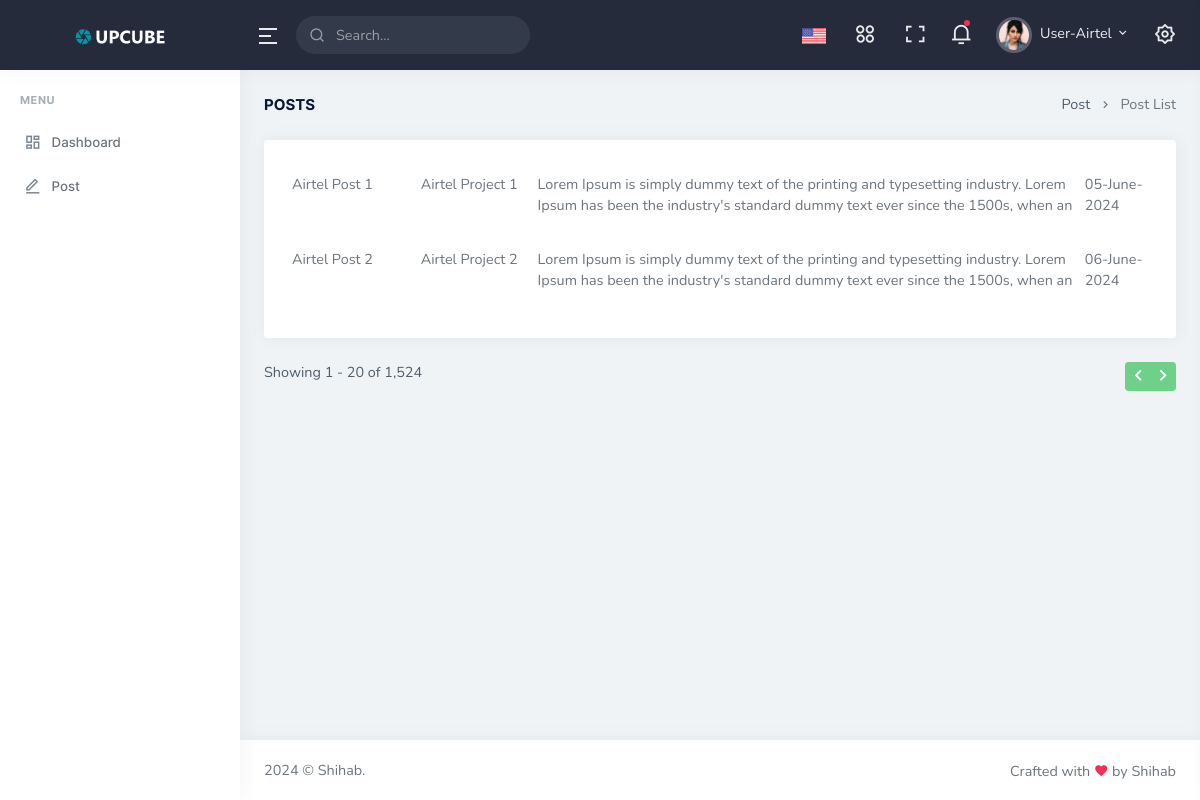
The page /user-view-post.php (signed in) on the database as committed earlier.
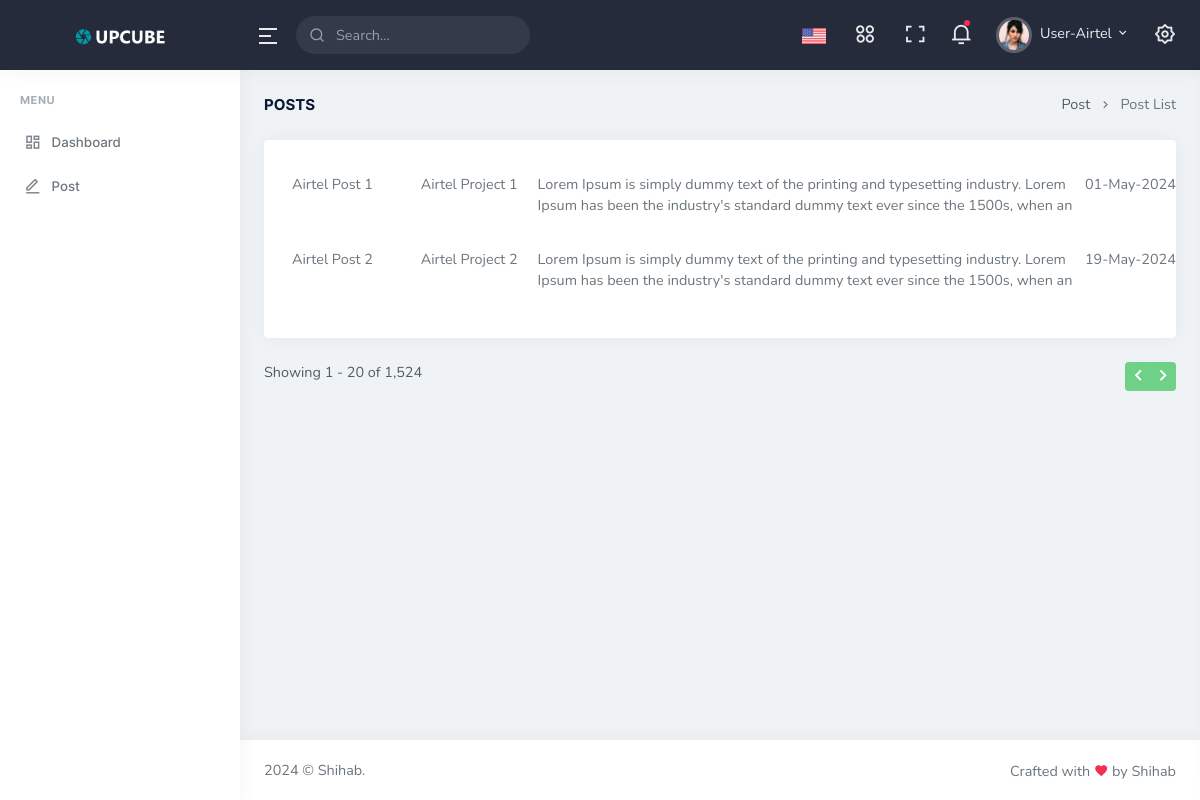
The same page on the database as committed later.
### tables this page shows
CREATE TABLE `posts` (
  `post_id` int(6) NOT NULL,
  `post_title` varchar(50) NOT NULL,
  `project_name` varchar(100) NOT NULL,
  `post_details` varchar(255) NOT NULL,
  `post_by` int(5) NOT NULL,
  `created_at` datetime NOT NULL DEFAULT current_timestamp()
);

### includes/helper-func.php (called while the page is built, shortened)
<?php
function getPostList($orgId, $conn) {
    if ($orgId == null) {
        $sql = "SELECT * FROM posts";
        $result = mysqli_query($conn, $sql);
        return $result;
    }
    else {
        $sql = "SELECT *, DATE_FORMAT(created_at, '%d-%M-%Y') AS post_date FROM posts WHERE post_by = $orgId";
        $result = mysqli_query($conn, $sql);
        return $result;
    }
}

### user-view-post.php (the view)
<?php
include 'includes/header-user.php';
?>
<div class="container-fluid">
    <div class="row">
    <div class="col-12">
        <div class="page-title-box d-sm-flex align-items-center justify-content-between">
            <h4 class="mb-sm-0">Posts</h4>
            <div class="page-title-right">
                <ol class="breadcrumb m-0">
                    <li class="breadcrumb-item"><a href="javascript: void(0);">Post</a></li>
                    <li class="breadcrumb-item active">Post List</li>
                </ol>
            </div>
        </div>
    </div>
</div>
<div class="row">
    <div class="col-12">
        <div class="email-rightbar m-0 mb-3">
            <div class="card">
                <?php
                    $postList = getPostList($userInfo['user_org'],$conn);
                    if (mysqli_num_rows($postList) > 0) {
                        echo "<ul class='py-4 px-0 m-0'>";
                        while ($row = mysqli_fetch_assoc($postList)) {
                            echo "
                            <a class='text-secondary user-post-list' href='user-view-post.php?postId=".$row['post_id']."'>
                                <li class='post-list-grid'>
                                    <div class='word-wrap'>".$row['post_title']."</div>
                                    <div class='word-wrap'>".$row['project_name']."</div>
                                    <div class='word-wrap'>".$row['post_details']."</div>
                                    <div class='word-wrap'>".$row['post_date']."</div>
                                </li>
                            </a>
                            ";
                        }
                        echo "</ul>";
                    }
                    else
                        echo "<p class='text-center py-2 text-danger'>No Post Available</p>";
                ?>
            </div>
            <div class="row">
                <div class="col-7">
                    Showing 1 - 20 of 1,524
                </div>
                <div class="col-5">
                    <div class="btn-group float-end">
                        <button type="button" class="btn btn-sm btn-success waves-effect"><i class="fa fa-chevron-left"></i></button>
                        <button type="button" class="btn btn-sm btn-success waves-effect"><i class="fa fa-chevron-right"></i></button>
                    </div>
                </div>
            </div>
        </div>
    </div>
</div>
</div>
<?php
include 'includes/footer-user.php';
?>

Rows that differ between the two databases and show on the page:
changed posts "Airtel Post 1": post_date "05-June-2024" → "01-May-2024"
changed posts "Airtel Post 2": post_date "06-June-2024" → "19-May-2024"
